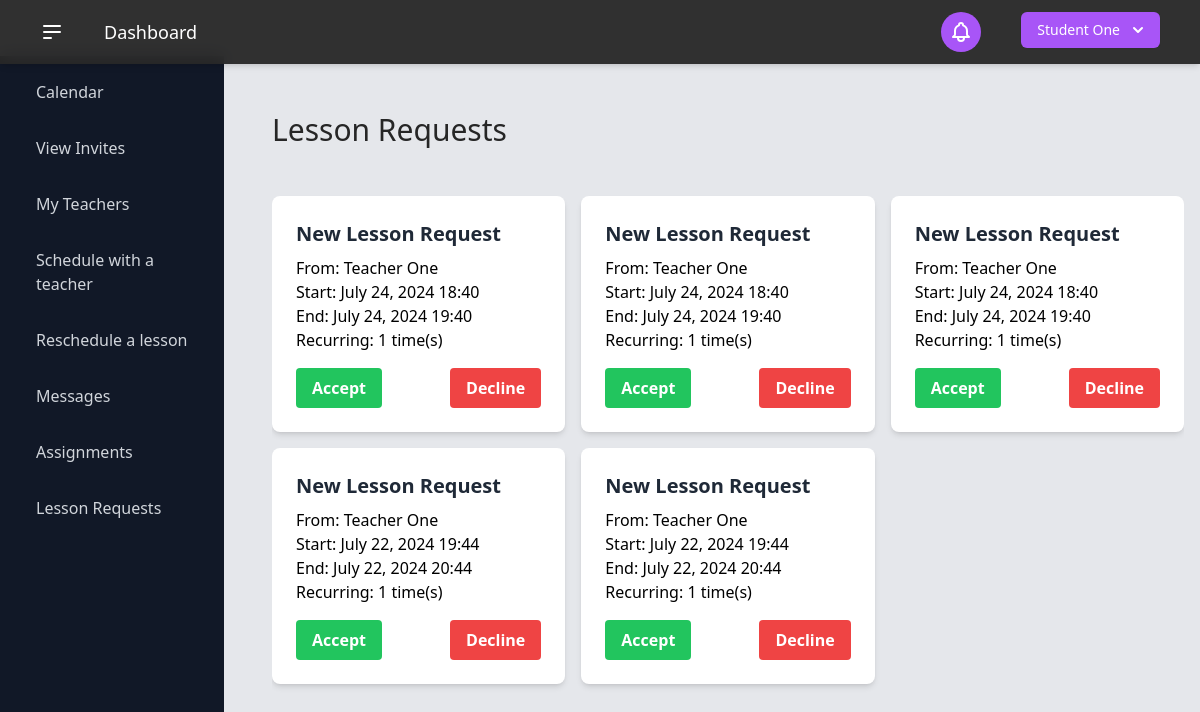
The app's page /lesson_requests/ (signed in) with its own data.
### users/models.py (models this page shows, shortened)
class User(AbstractBaseUser):
    USER_TYPE_CHOICES = (
        (1, "Student"),
        (2, "Teacher"),
    )
    user_type = models.PositiveSmallIntegerField(
        choices=USER_TYPE_CHOICES,
        default=1,
    )
    email = models.EmailField(
        "email address",
        max_length=255,
        unique=True,
        validators=[EmailValidator(message="Enter a valid email address.")],
    )
    first_name = models.CharField(
        "first name",
        max_length=150,
        validators=[
            RegexValidator(r"^[a-zA-Z\s]+$", "Enter a valid first name (letters only).")
        ],
    )
    last_name = models.CharField(
        "last name",
        max_length=150,
        validators=[
            RegexValidator(r"^[a-zA-Z\s]+$", "Enter a valid last name (letters only).")
        ],
    )
    password = models.CharField(
        "password",
        max_length=255,
        validators=[
            MinLengthValidator(6),
            RegexValidator(
                r"^(?=.*[a-z])(?=.*[A-Z])(?=.*\d)[A-Za-z\d]{6,}$",
                "Password must have at least 6 characters, including a number and a capital letter.",
            ),
        ],
    )
    contact_number = PhoneNumberField()
    date_of_birth = models.DateField("date of birth")
    two_factor_enabled = models.BooleanField(default=False)
    two_factor_code = models.CharField(max_length=6, blank=True, null=True)
    two_factor_code_expiry = models.DateTimeField(blank=True, null=True)
    password_reset_token = models.CharField(max_length=100, null=True, blank=True)
    password_reset_token_created_at = models.DateTimeField(null=True, blank=True)
    objects = UserManager()
    USERNAME_FIELD = "email"
    REQUIRED_FIELDS = ["__all__"]
    def get_full_name(self):
        return f"{self.first_name} {self.last_name}"

class Teacher(models.Model):
    teacher_id = models.AutoField(primary_key=True)
    user = models.OneToOneField(User, on_delete=models.CASCADE)
    extra_teacher_info = models.TextField(
        "extra / optional teacher information",
        max_length=2000,
        blank=True,  # This field is optional
        null=True,
    )

### scheduling/models.py (models this page shows, shortened)
class LessonRequest(models.Model):
    request_id = models.AutoField(primary_key=True)
    student = models.ForeignKey(Student, on_delete=models.CASCADE)
    teacher = models.ForeignKey(Teacher, on_delete=models.CASCADE)
    requested_datetime = models.DateTimeField()
    is_approved = models.BooleanField(default=False)
    is_rescheduling = models.BooleanField(default=False)
    original_lesson = models.ForeignKey('Lesson', on_delete=models.SET_NULL, null=True, blank=True)
    request_reason = models.CharField(max_length=255)
    end_datetime = models.DateTimeField(default=1)
    recurring_amount = models.IntegerField(default=False)
    is_sent_by_teacher = models.BooleanField(default=False)

### scheduling/views.py (the view)
# urls.py: path('lesson_requests/', views.lesson_requests, name='lesson_requests'),
@login_required
def lesson_requests(request):
    if request.user.user_type == 1:
        lesson_requests = LessonRequest.objects.filter(
            student=request.user.student, is_approved=False
        )
    else:
        lesson_requests = LessonRequest.objects.filter(
            teacher=request.user.teacher, is_approved=False
        )
    return render(
        request, "scheduling/lesson_requests.html", {"lesson_requests": lesson_requests}
    )

### templates/scheduling/lesson_requests.html (shortened to what this page needs)
{% extends "_dashboard.html" %}
{% load static %}
{% block name %}Lesson Requests{% endblock %}
{% block content %}
<div class="container mx-auto py-8 " x-data="{ showAcceptModal: false, showDeclineModal: false, selectedRequest: null }">
    {% if lesson_requests %}
        <div class="grid grid-cols-1 md:grid-cols-2 lg:grid-cols-3 gap-4">
            {% for request in lesson_requests %}
                <div class="bg-white shadow-md rounded-lg p-6">
                    <h3 class="text-xl font-semibold text-gray-800 mb-2">
                        {% if request.is_rescheduling %}
                            Rescheduling Request
                        {% else %}
                            New Lesson Request
                        {% endif %}
                    </h3>
                    <p>{% if user.user_type == 1 %}From: {{ request.teacher.user.get_full_name }}{% else %}From: {{ request.student.user.get_full_name }}{% endif %}</p>
                    <p>Start: {{ request.requested_datetime|date:"F d, Y H:i" }}</p>
                    <p>End: {{ request.end_datetime|date:"F d, Y H:i" }}</p>
                    {% if not request.is_rescheduling %}
                        <p>Recurring: {{ request.recurring_amount }} time(s)</p>
                    {% endif %}
                    <div class="flex justify-between mt-4">
                        <button @click="showAcceptModal = true; selectedRequest = '{{ request.id }}'" class="bg-green-500 text-white font-bold py-2 px-4 rounded focus:outline-none focus:shadow-outline hover:bg-green-600 transition duration-300">
                            Accept
                        </button>
                        <button @click="showDeclineModal = true; selectedRequest = '{{ request.id }}'" class="bg-red-500 text-white font-bold py-2 px-4 rounded focus:outline-none focus:shadow-outline hover:bg-red-600 transition duration-300">
                            Decline
                        </button>
                    </div>
                </div>
            {% endfor %}
        </div>
    {% else %}
        <p class="text-gray-600">No pending lesson requests.</p>
    {% endif %}
</div>
{% endblock %}

### templates/components/current_user.html (shortened to what this page needs)
{% load static %}
<div x-data="{ open: false }" class="relative inline-block text-left mr-4">
    <div>
        <button
            @click="open = !open"
            type="button"
            class="inline-flex justify-center w-full rounded-md shadow-sm px-4 py-2 bg-purple-500 text-sm font-medium text-white hover:bg-purple-600 ring-purple-800"
            id="options-menu"
            aria-haspopup="true"
            x-bind:aria-expanded="open"
        >
            {{ user.first_name }} {{ user.last_name }}
            <svg
                class="-mr-1 ml-2 h-5 w-5"
                xmlns="http://www.w3.org/2000/svg"
                viewBox="0 0 20 20"
                fill="currentColor"
                aria-hidden="true"
            >
                <path
                    fill-rule="evenodd"
                    d="M5.293 7.293a1 1 0 011.414 0L10 10.586l3.293-3.293a1 1 0 111.414 1.414l-4 4a1 1 0 01-1.414 0l-4-4a1 1 0 010-1.414z"
                    clip-rule="evenodd"
                />
            </svg>
        </button>
    </div>
</div>

### records on screen
User: first_name "Student", last_name "One"
LessonRequest: is_rescheduling "New Lesson Request", teacher.user.get_full_name "Teacher One", requested_datetime "July 24, 2024 18:40", end_datetime "July 24, 2024 19:40", recurring_amount "1"
LessonRequest: is_rescheduling "New Lesson Request", teacher.user.get_full_name "Teacher One", requested_datetime "July 24, 2024 18:40", end_datetime "July 24, 2024 19:40", recurring_amount "1"
LessonRequest: is_rescheduling "New Lesson Request", teacher.user.get_full_name "Teacher One", requested_datetime "July 24, 2024 18:40", end_datetime "July 24, 2024 19:40", recurring_amount "1"
LessonRequest: is_rescheduling "New Lesson Request", teacher.user.get_full_name "Teacher One", requested_datetime "July 22, 2024 19:44", end_datetime "July 22, 2024 20:44", recurring_amount "1"
LessonRequest: is_rescheduling "New Lesson Request", teacher.user.get_full_name "Teacher One", requested_datetime "July 22, 2024 19:44", end_datetime "July 22, 2024 20:44", recurring_amount "1"
